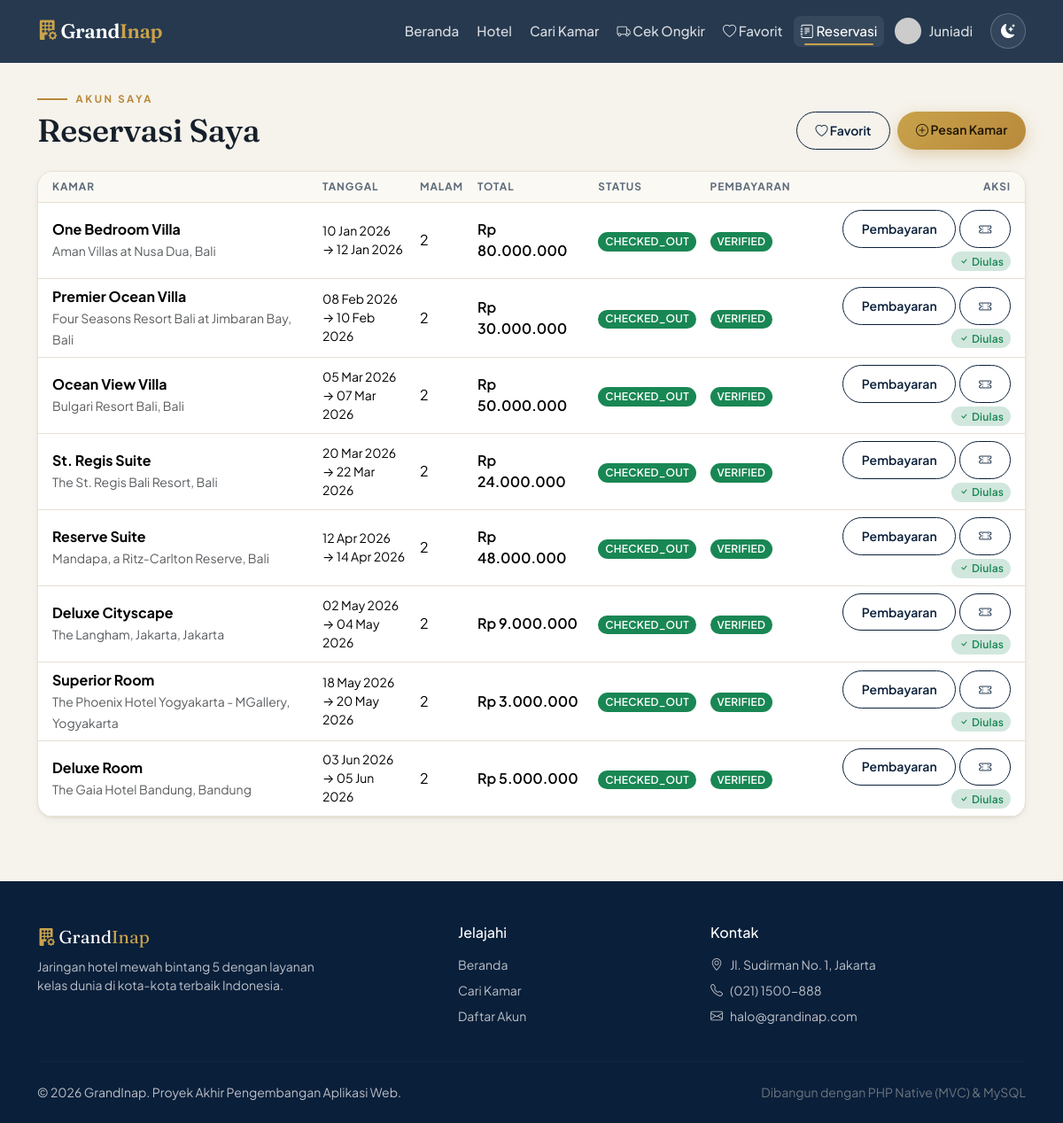
/account (signed in), run on the app's committed database.
### tables this page shows
CREATE TABLE reservations (
    id          INT AUTO_INCREMENT PRIMARY KEY,
    user_id     INT NOT NULL,
    room_id     INT NOT NULL,
    check_in    DATE NOT NULL,
    check_out   DATE NOT NULL,
    guests      INT NOT NULL DEFAULT 1,
    nights      INT NOT NULL,
    total_price DECIMAL(12,2) NOT NULL,
    status      ENUM('pending','confirmed','checked_in','checked_out','cancelled') NOT NULL DEFAULT 'pending',
    created_at  TIMESTAMP DEFAULT CURRENT_TIMESTAMP,
    FOREIGN KEY (user_id) REFERENCES users(id) ON DELETE CASCADE,
    FOREIGN KEY (room_id) REFERENCES rooms(id) ON DELETE CASCADE
);

CREATE TABLE rooms (
    id          INT AUTO_INCREMENT PRIMARY KEY,
    hotel_id    INT NOT NULL,
    name        VARCHAR(120) NOT NULL,
    type        ENUM('Deluxe','Suite','Presidential Suite','Standard') NOT NULL DEFAULT 'Deluxe',
    price       DECIMAL(12,2) NOT NULL,
    capacity    INT NOT NULL DEFAULT 2,
    description TEXT,
    photo       VARCHAR(255) DEFAULT NULL,
    status      ENUM('available','maintenance') NOT NULL DEFAULT 'available',
    created_at  TIMESTAMP DEFAULT CURRENT_TIMESTAMP,
    FOREIGN KEY (hotel_id) REFERENCES hotels(id) ON DELETE CASCADE
);

CREATE TABLE hotels (
    id          INT AUTO_INCREMENT PRIMARY KEY,
    name        VARCHAR(150) NOT NULL,
    city        VARCHAR(100) NOT NULL,
    address     TEXT,
    star        TINYINT NOT NULL DEFAULT 5,
    description TEXT,
    photo       VARCHAR(255) DEFAULT NULL,
    created_at  TIMESTAMP DEFAULT CURRENT_TIMESTAMP
);

### app/controllers/Account.php (called while the page is built, shortened)
<?php
class Account extends Controller
{
    public function index()
    {
        $resModel    = $this->model('Reservation');
        $reservations = $resModel->byUser(currentUser()['id']);
        $this->view('account/index', [
            'title'        => 'Reservasi Saya',
            'reservations' => $reservations,
        ]);
    }
}

### app/core/Router.php (called while the page is built, shortened)
<?php
class Router
{
    private $method     = 'index';
    public function dispatch()
    {
        $url = isset($_GET['url']) ? trim($_GET['url'], '/') : '';
        $url = filter_var($url, FILTER_SANITIZE_URL);
        $parts = $url !== '' ? explode('/', $url) : [];
        unset($parts[0]);
        $controller = new $this->controller();
        unset($parts[1]);
        $this->params = $parts ? array_values($parts) : [];
        call_user_func_array([$controller, $this->method], $this->params);
    }
}

### index.php (called while the page is built, shortened)
<?php
require_once APPROOT . '/core/Database.php';
require_once APPROOT . '/core/helpers.php';
require_once APPROOT . '/core/Controller.php';
require_once APPROOT . '/core/Router.php';
$router = new Router();
$router->dispatch();

### app/core/Database.php (called while the page is built, shortened)
<?php
class Database
{
    private $pdo;
    private $stmt;
    public function __construct()
    {
        $dsn = 'mysql:host=' . DB_HOST . ';dbname=' . DB_NAME . ';charset=utf8mb4';
        $options = [
            PDO::ATTR_ERRMODE            => PDO::ERRMODE_EXCEPTION,
            PDO::ATTR_DEFAULT_FETCH_MODE => PDO::FETCH_OBJ,
            PDO::ATTR_EMULATE_PREPARES   => false,
        ];
        try {
            $this->pdo = new PDO($dsn, DB_USER, DB_PASS, $options);
        } catch (PDOException $e) {
            die('Koneksi database gagal: ' . $e->getMessage());
        }
    }
    public function query($sql)
    {
        $this->stmt = $this->pdo->prepare($sql);
        return $this;
    }
    public function bind($param, $value, $type = null)
    {
        if (is_null($type)) {
            switch (true) {
                case is_int($value):  $type = PDO::PARAM_INT;  break;
            }
        }
        $this->stmt->bindValue($param, $value, $type);
        return $this;
    }
    public function execute()  { return $this->stmt->execute(); }
    public function resultSet(){ $this->execute(); return $this->stmt->fetchAll(); }
}

### app/models/Reservation.php (called while the page is built, shortened)
<?php
class Reservation
{
    private $db;
    public function __construct() { $this->db = new Database(); }
    public function byUser($userId)
    {
        return $this->db->query('SELECT res.*, r.name AS room_name, r.type, r.photo AS room_photo,
                                        h.name AS hotel_name, h.city,
                                        p.status AS payment_status, p.id AS payment_id
                                 FROM reservations res
                                 JOIN rooms r  ON res.room_id = r.id
                                 JOIN hotels h ON r.hotel_id = h.id
                                 LEFT JOIN payments p ON p.reservation_id = res.id
                                 WHERE res.user_id = :uid
                                 ORDER BY res.created_at DESC')
                        ->bind(':uid', (int)$userId)->resultSet();
    }
}

### app/views/account/index.php (the view, shortened to what this page needs)
<?php require_once APPROOT . '/views/layouts/header.php'; ?>
<div class="d-flex justify-content-between align-items-end mb-4 flex-wrap gap-2">
    <div>
        <div class="eyebrow">Akun Saya</div>
        <h2 class="section-title">Reservasi Saya</h2>
    </div>
    <div class="d-flex gap-2">
        <a href="<?= BASEURL ?>wishlist" class="btn btn-outline-ink btn-sm"><i class="bi bi-heart"></i> Favorit</a>
        <a href="<?= BASEURL ?>rooms" class="btn btn-gold btn-sm"><i class="bi bi-plus-circle"></i> Pesan Kamar</a>
    </div>
</div>
<div class="card p-0 overflow-hidden">
<div class="table-responsive">
<table class="table table-hover align-middle mb-0">
    <thead class="table-light"><tr>
        <th class="ps-3">Kamar</th><th>Tanggal</th><th>Malam</th><th>Total</th>
        <th>Status</th><th>Pembayaran</th><th class="text-end pe-3">Aksi</th>
    </tr></thead>
    <tbody>
    <?php foreach ($reservations as $r): ?>
        <tr>
            <td class="ps-3"><strong><?= e($r->room_name) ?></strong><br><small class="text-muted"><?= e($r->hotel_name) ?>, <?= e($r->city) ?></small></td>
            <td class="small"><?= date('d M Y', strtotime($r->check_in)) ?><br>&rarr; <?= date('d M Y', strtotime($r->check_out)) ?></td>
            <td><?= $r->nights ?></td>
            <td class="fw-semibold"><?= rupiah($r->total_price) ?></td>
            <td><?= statusBadge($r->status) ?></td>
            <td><?= $r->payment_status ? statusBadge($r->payment_status) : '-' ?></td>
            <td class="text-end pe-3">
                <div class="d-inline-flex gap-1 flex-wrap justify-content-end">
                <?php if (in_array($r->payment_status, ['unpaid','rejected'])): ?>
                    <a href="<?= BASEURL ?>account/payment/<?= $r->id ?>" class="btn btn-sm btn-gold"><i class="bi bi-upload"></i> Bayar</a>
                <?php else: ?>
                    <a href="<?= BASEURL ?>account/payment/<?= $r->id ?>" class="btn btn-sm btn-outline-ink">Pembayaran</a>
                <?php endif; ?>
                <?php if (in_array($r->status, ['confirmed','checked_in','checked_out'])): ?>
                    <a href="<?= BASEURL ?>account/voucher/<?= $r->id ?>" class="btn btn-sm btn-outline-ink" target="_blank" title="E-Voucher"><i class="bi bi-ticket-perforated"></i></a>
                <?php endif; ?>
                <?php if ($r->status === 'checked_out' && empty($r->reviewed)): ?>
                    <button class="btn btn-sm btn-ink" data-bs-toggle="modal" data-bs-target="#review<?= $r->id ?>"><i class="bi bi-star"></i> Ulas</button>
                <?php elseif (!empty($r->reviewed)): ?>
                    <span class="badge bg-success-subtle text-success align-self-center"><i class="bi bi-check"></i> Diulas</span>
                <?php endif; ?>
                </div>
            </td>
        </tr>
    <?php endforeach; ?>
    </tbody>
</table>
</div>
</div>
<?php require_once APPROOT . '/views/layouts/footer.php'; ?>

### app/core/helpers.php (shortened to what this page needs)
<?php
function e($str) { return htmlspecialchars($str ?? '', ENT_QUOTES, 'UTF-8'); }
function currentUser() {
    return $_SESSION['user'] ?? null;
}
function rupiah($angka) {
    return 'Rp ' . number_format((float)$angka, 0, ',', '.');
}
function statusBadge($status) {
    $map = [
        'pending'     => 'secondary', 'confirmed'   => 'info',
        'checked_in'  => 'primary',   'checked_out' => 'success',
        'cancelled'   => 'danger',
        'unpaid'      => 'secondary', 'waiting'     => 'warning',
        'verified'    => 'success',   'rejected'    => 'danger',
        'available'   => 'success',   'maintenance' => 'warning',
    ];
    $color = $map[$status] ?? 'dark';
    return '<span class="badge bg-' . $color . ' text-uppercase">' . e($status) . '</span>';
}

### public/assets/css/app.css (style rules this page uses)
:root { --gi-ink: #0A1F3A; --gi-ink-2: #102A4C; --gi-brass: #B8893B; --gi-brass-2: #C9A24B; --gi-champagne: #E7D6AE; --gi-bg: #F6F3EC; --gi-surface: #FFFFFF; --gi-surface-2: #FBF9F4; --gi-text: #16202B; --gi-muted: #5D6B79; --gi-line: #E7E0D2; --gi-radius: 18px; --gi-radius-sm: 12px; --gi-radius-pill:999px; --gi-shadow-sm: 0 1px 2px rgba(10,31,58,.06), 0 2px 8px rgba(10,31,58,.05); --gi-shadow: 0 6px 24px rgba(10,31,58,.10); --gi-shadow-lg: 0 18px 50px rgba(10,31,58,.18); --gi-ease: cubic-bezier(.22,.61,.36,1); --font-display: "Fraunces", Georgia, "Times New Roman", serif; --font-sans: "Plus Jakarta Sans", system-ui, -apple-system, Segoe UI, Roboto, sans-serif; --bs-body-bg: var(--gi-bg); --bs-body-color: var(--gi-text); --bs-body-font-family: var(--font-sans); --bs-primary: var(--gi-ink); --bs-border-color: var(--gi-line); --bs-link-color: var(--gi-brass); --bs-link-hover-color: var(--gi-ink); }
* { scroll-behavior: smooth; }
body { font-family: var(--font-sans); background: var(--gi-bg); color: var(--gi-text); -webkit-font-smoothing: antialiased; text-rendering: optimizeLegibility; }
h1,h2,h3,h4,h5,.font-display { font-family: var(--font-display); font-optical-sizing: auto; font-weight: 540; letter-spacing: -.01em; color: var(--gi-text); }
a { text-decoration: none; }
.eyebrow { display:inline-flex; align-items:center; gap:.6rem; font-family: var(--font-sans); text-transform: uppercase; letter-spacing: .22em; font-size: .72rem; font-weight: 700; color: var(--gi-brass); }
.eyebrow::before { content:""; width:34px; height:2px; background: var(--gi-brass); display:inline-block; }
.section-title { font-size: clamp(1.5rem, 1rem + 1.8vw, 2.25rem); margin:.35rem 0 0; }
.btn { border-radius: var(--gi-radius-pill); font-weight: 600; padding:.62rem 1.3rem; transition: transform .15s var(--gi-ease), box-shadow .2s, background .2s; }
.btn-gold, .btn-brass { background: linear-gradient(135deg, var(--gi-brass-2), var(--gi-brass)); color:#1c1403; border:none; box-shadow: 0 6px 18px rgba(184,137,59,.35); }
.btn-outline-ink { border:1.5px solid var(--gi-ink); color: var(--gi-ink); background:transparent; }
.card { background: var(--gi-surface); border: 1px solid var(--gi-line); border-radius: var(--gi-radius); box-shadow: var(--gi-shadow-sm); }
.table { --bs-table-bg: transparent; color: var(--gi-text); vertical-align: middle; }
.table > :not(caption) > * > * { border-color: var(--gi-line); }
.table thead th { font-size:.74rem; text-transform:uppercase; letter-spacing:.08em; color:var(--gi-muted); font-weight:700; border-bottom:1px solid var(--gi-line); }
.table-light, .table .table-light { --bs-table-bg: var(--gi-surface-2); }
.badge { font-weight:600; letter-spacing:.02em; padding:.4em .65em; border-radius:999px; }
html { scroll-behavior: smooth; }
* { scrollbar-width: thin; scrollbar-color: rgba(184,137,59,.55) transparent; }
.btn-gold, .btn-brass { position: relative; overflow: hidden; }
.btn-gold::before, .btn-brass::before { content:""; position:absolute; top:0; left:-130%; width:60%; height:100%; background: linear-gradient(120deg, transparent, rgba(255,255,255,.5), transparent); transform: skewX(-20deg); transition: left .6s var(--gi-ease); pointer-events:none; }
.card { transition: box-shadow .3s var(--gi-ease), transform .3s var(--gi-ease), border-color .3s var(--gi-ease); }
.eyebrow::before { transition: width .4s var(--gi-ease); }

### data on the page
reservations: room.name "One Bedroom Villa", hotels.name "Aman Villas at Nusa Dua", hotels.city "Bali", check_in "10 Jan 2026", check_out "12 Jan 2026", nights "2", total_price "Rp 80.000.000", status "CHECKED_OUT VERIFIED", shows "Diulas"
reservations: room.name "Premier Ocean Villa", hotels.name "Four Seasons Resort Bali at Jimbaran Bay", hotels.city "Bali", check_in "08 Feb 2026", check_out "10 Feb 2026", nights "2", total_price "Rp 30.000.000", status "CHECKED_OUT VERIFIED", shows "Diulas"
reservations: room.name "Ocean View Villa", hotels.name "Bulgari Resort Bali", hotels.city "Bali", check_in "05 Mar 2026", check_out "07 Mar 2026", nights "2", total_price "Rp 50.000.000", status "CHECKED_OUT VERIFIED", shows "Diulas"
reservations: room.name "St. Regis Suite", hotels.name "The St. Regis Bali Resort", hotels.city "Bali", check_in "20 Mar 2026", check_out "22 Mar 2026", nights "2", total_price "Rp 24.000.000", status "CHECKED_OUT VERIFIED", shows "Diulas"
reservations: room.name "Reserve Suite", hotels.name "Mandapa, a Ritz-Carlton Reserve", hotels.city "Bali", check_in "12 Apr 2026", check_out "14 Apr 2026", nights "2", total_price "Rp 48.000.000", status "CHECKED_OUT VERIFIED", shows "Diulas"
reservations: room.name "Deluxe Cityscape", hotels.name "The Langham, Jakarta", hotels.city "Jakarta", check_in "02 May 2026", check_out "04 May 2026", nights "2", total_price "Rp 9.000.000", status "CHECKED_OUT VERIFIED", shows "Diulas"
reservations: room.name "Superior Room", hotels.name "The Phoenix Hotel Yogyakarta - MGallery", hotels.city "Yogyakarta", check_in "18 May 2026", check_out "20 May 2026", nights "2", total_price "Rp 3.000.000", status "CHECKED_OUT VERIFIED", shows "Diulas"
reservations: room.name "Deluxe Room", hotels.name "The Gaia Hotel Bandung", hotels.city "Bandung", check_in "03 Jun 2026", check_out "05 Jun 2026", nights "2", total_price "Rp 5.000.000", status "CHECKED_OUT VERIFIED", shows "Diulas"

### other printed values
currentUser()['name'] "Juniadi"
